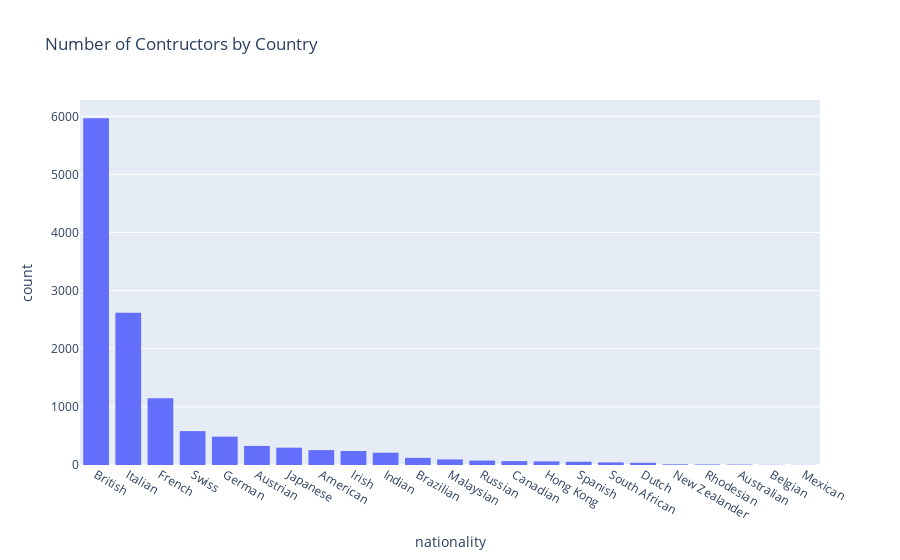

Notebook cell for this chart:
### Code cell
grafico_constructos_countries = px.histogram(constructors_table, x='nationality',title='Number of Contructors by Country').update_xaxes(categoryorder='total descending')
grafico_constructos_countries.show()

### Figure 1 — Plotly figure (JSON) as saved in the notebook; plotly's stock layout.template omitted (floating-point values rounded to 4 significant figures; data arrays with more than 128 entries replaced by an {"elided": "..."} marker saying what was removed)
{"data": [{"alignmentgroup": "True", "bingroup": "x", "hovertemplate": "nationality=%{x}<br>count=%{y}<extra></extra>", "legendgroup": "", "marker": {"color": "#636efa", "pattern": {"shape": ""}}, "name": "", "offsetgroup": "", "orientation": "v", "showlegend": false, "type": "histogram", "x": {"elided": "12741 str values"}, "xaxis": "x", "yaxis": "y"}], "layout": {"barmode": "relative", "legend": {"tracegroupgap": 0}, "title": {"text": "Number of Contructors by Country"}, "xaxis": {"anchor": "y", "categoryorder": "total descending", "domain": [0, 1], "title": {"text": "nationality"}}, "yaxis": {"anchor": "x", "domain": [0, 1], "title": {"text": "count"}}}}
